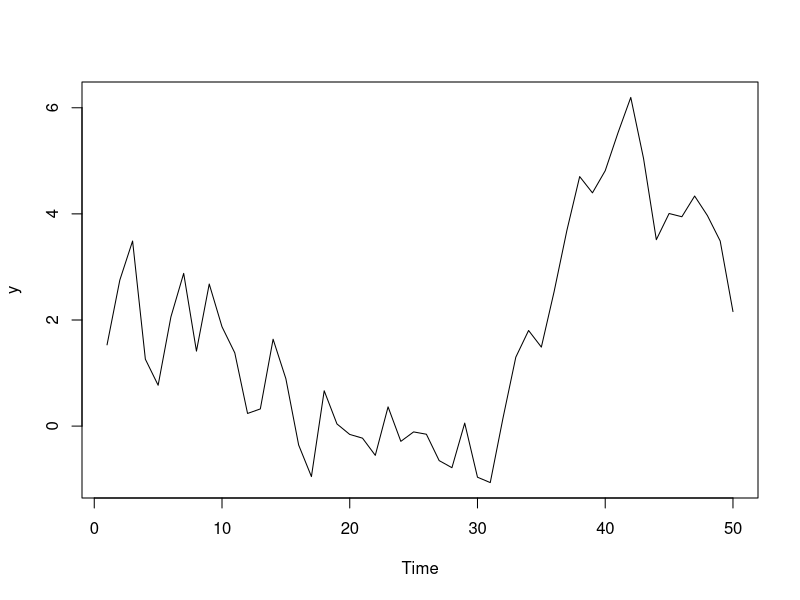
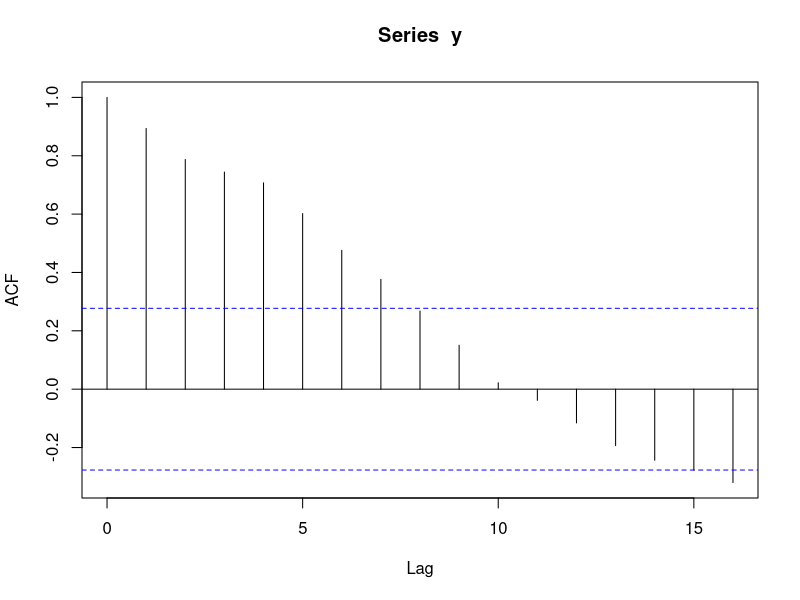

Here is the R script that generated these plots, in order: (Note: this script raises an error after producing the figures.)
## This R code is to help you better understand interpreting the unit root tests.

# 1. Understanding Unit root tests with simulated data

## I(1) series, y
x <- rnorm(50)  # No unit root (stationary)
y <- ts(cumsum(x)) # random walk

# To determin the order of integration, d, 
# Check time plot, ACF plot, and Unit root tests

# i) Time plot
plot(y)

# ii) ACF plot
acf(y)

# iii) Unit root tests
adf.test(y)
pp.test(y)

## Since we could not reject the unit root null hypothesis, take difference.
## Check time plot, ACF plot, and unit root tests to see if the difference series is stationary.
plot(diff(y))
acf(diff(y))
adf.test(diff(y))
pp.test(diff(y))

# This looks stationary.
# So we can say that y is I(1).

### An example of I(2) series
## I(2) series, z
z <- ts(cumsum(y)) 
plot(z)
acf(z)
adf.test(z)
pp.test(z)

# Take difference and check if stationary
plot(diff(z))
acf(diff(z))
adf.test(diff(z))
pp.test(diff(z))

# Does not seem to be stationary.
# Take another difference.
plot(diff(diff(z)))
acf(diff(diff(z)))
adf.test(diff(diff(z)))
pp.test(diff(diff(z)))

# This looks stationary. 
# Thus we can say that z is I(2).

# 2. Monte Carlo simuation of unit root tests
## Here, we are doing the so-called Monte-Carlo Simulation.
## Keep in mind that this type of experiment is not feasible in practice!!!

# sample size: 50
# MC replication: 2000 (In practice we only have 1 replication!)
pval=matrix(0,2000,4)
for (i in 1:2000){
  x <- rnorm(50)  # no unit-root
  pval[i,1]=adf.test(x)$p.value
  pval[i,2]=pp.test(x)$p.value
  y <- cumsum(x)  # has unit root
  pval[i,3]=adf.test(y)$p.value
  pval[i,4]=pp.test(y)$p.value
}

colnames(pval)=c("adf-x","pp-x","adf-y","pp-y")

# Draw histogram of p-values
par(mfrow=c(2,2))
for (j in 1:4){hist(pval[,j])}
par(mfrow=c(1,1))

# Rejection frequencies
apply(pval<0.05,2,mean)

## Here, First two columns are powers of the unit root tests
## and the last two columns are sizes of the unit root tests.

### For this particular type of data, pp test is "better" than ADF test.
### But in other cases, ADF test may be better than pp test.
### Keep in mind that statistical tests are NOT perfect in many situations!
### Therefore, try to avoid making a decision solely based on one statistical test.
### Look at plots and other tests. Repeat the experiment if possible.